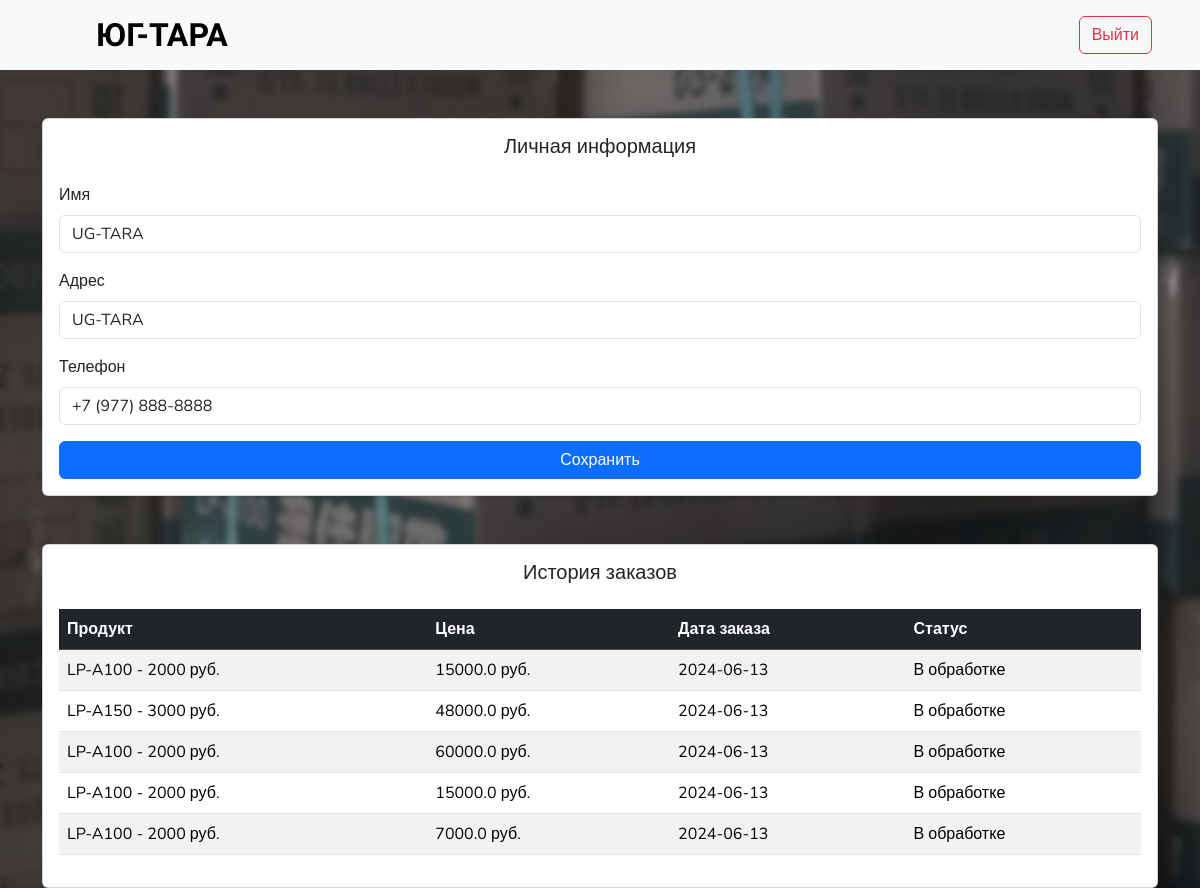
Page /dashboard (signed in) on the earlier database version.
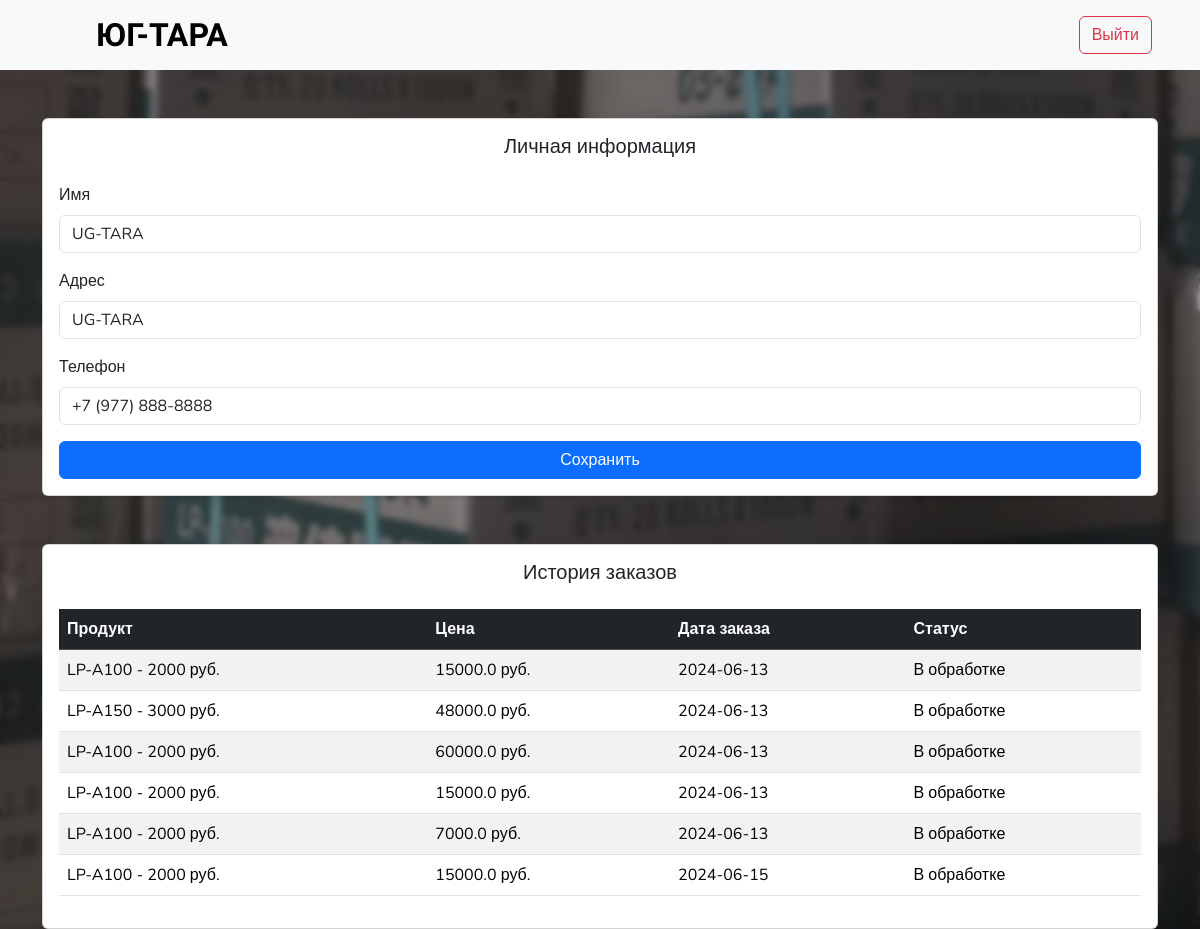
Same page on the later database version.
### main.py (models this page shows, shortened)
class Purchase(db.Model):
    id = db.Column(db.Integer, primary_key=True)
    user_id = db.Column(db.Integer, db.ForeignKey('user.id'), nullable=False)
    product_name = db.Column(db.String(100), nullable=False)
    price = db.Column(db.Float, nullable=False)
    order_date = db.Column(db.Date, default=datetime.utcnow)
    order_status = db.Column(db.String(10), nullable=False, default='Pending')

### main.py (the view, shortened to what this page needs)
@app.route('/dashboard', methods=['GET', 'POST'])
@login_required
def dashboard():
    user_info = User_Information.query.filter_by(user_id=current_user.id).first()
    user_orders = Purchase.query.filter_by(user_id=current_user.id).all()
    return render_template('user_panel.html', user_info=user_info, user_orders=user_orders, title='Личный кабинет')

### main.py (called while the page is built)
@login_manager.user_loader
def load_user(user_id):
    return db.session.get(User, int(user_id))

### templates/user_panel.html (shortened to what this page needs)
{% extends 'base_template.html' %}
{% block imports %}
    {%- block common_imports %}
        <link href="https://cdn.jsdelivr.net/npm/bootstrap@5.3.2/dist/css/bootstrap.min.css" rel="stylesheet">
    {%- endblock %}
    {%- block user_imports %}
        <link href="{{ url_for('static', filename='css/index_stylesheet.css') }}" rel="stylesheet">
    {%- endblock %}
{% endblock %}
{% block content %}
    <nav class="navbar navbar-dark bg-light px-5">
        <a href="{{ url_for('index') }}" class="d-flex align-items-center ms-5 link-body-emphasis text-decoration-none">
            <p class="montserrat-alternates-extrabold fs-2 m-0">ЮГ-ТАРА</p>
        </a>
        <a href="{{ url_for('logout') }}" class="btn btn-outline-danger my-2" type="button">Выйти</a>
    </nav>
    <div class="container mt-5">
        <div class="card shadow-sm">
            <div class="card-body">
                <h5 class="card-title text-center mb-4">Личная информация</h5>
                <form method="POST" action="{{ url_for('dashboard') }}">
                    <div class="mb-3">
                        <label for="name" class="form-label">Имя</label>
                        <input type="text" class="form-control" id="name" name="name" value="{{ user_info.name if user_info else '' }}">
                    </div>
                    <div class="mb-3">
                        <label for="address" class="form-label">Адрес</label>
                        <input type="text" class="form-control" id="address" name="address" value="{{ user_info.address if user_info else '' }}">
                    </div>
                    <div class="mb-3">
                        <label for="phone" class="form-label">Телефон</label>
                        <input type="text" class="form-control" id="phone" name="phone" value="{{ user_info.phone if user_info else '' }}">
                    </div>
                    <div class="text-center">
                        <button type="submit" class="btn btn-primary w-100">Сохранить</button>
                    </div>
                </form>
            </div>
        </div>
        <div class="card shadow-sm mt-5">
            <div class="card-body">
                <h5 class="card-title text-center mb-4 bold">История заказов</h5>
                {% if user_orders %}
                    <table class="table table-striped table-hover">
                        <thead class="table-dark">
                            <tr>
                                <th scope="col">Продукт</th>
                                <th scope="col">Цена</th>
                                <th scope="col">Дата заказа</th>
                                <th scope="col">Статус</th>
                            </tr>
                        </thead>
                        <tbody>
                            {% for order in user_orders %}
                                <tr>
                                    <td>{{ order.product_name }}</td>
                                    <td>{{ order.price }} руб.</td>
                                    <td>{{ order.order_date.strftime('%Y-%m-%d') }}</td>
                                    <td>{{ order.order_status }}</td>
                                </tr>
                            {% endfor %}
                        </tbody>
                    </table>
                {% else %}
                    <p class="text-center text-muted">У вас нет заказов.</p>
                {% endif %}
            </div>
        </div>
    </div>
{% endblock %}

Differences in the rows shown:
added Purchase: product_name "LP-A100 - 2000 руб.", price "15000.0", order_date "2024-06-15", order_status "В обработке"
